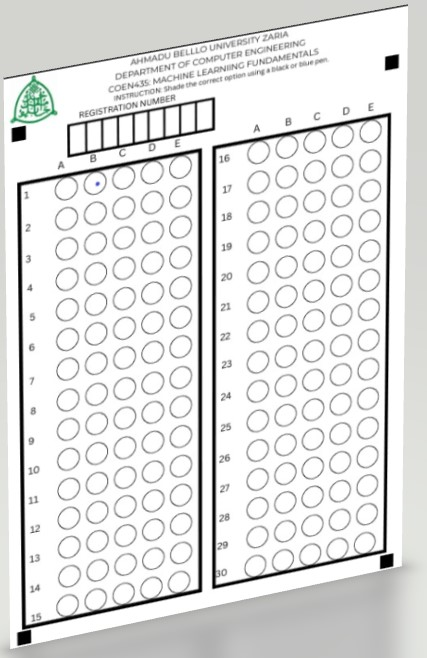
#> input picture Test_images/rotate.jpg, 427 x 658 px, found by its file name
$ python markers.py
#> lines starting #> are read from the running program, lines starting #| are printed output that depends on the picture; after the words box and inside, x2 and y2 are one past the last pixel; in counts of white or black regions, pixels touching at a corner belong together
import cv2
import numpy as np

# === CONFIG ===
INPUT_IMAGE = 'Test_images/rotate.jpg'     # replace with your actual image
OUTPUT_IMAGE = 'aligned_sheet.jpg'
DEBUG_THRESH = 'debug_thresh.jpg'
DEBUG_CONTOURS = 'debug_contours.jpg'
WARP_WIDTH, WARP_HEIGHT = 1000, 1400        # based on your template size

def detect_markers(image):
    gray = cv2.cvtColor(image, cv2.COLOR_BGR2GRAY)
    _, thresh = cv2.threshold(gray, 50, 255, cv2.THRESH_BINARY_INV)

    # Save threshold image for inspection
    cv2.imwrite(DEBUG_THRESH, thresh)
    print(f"🧪 Saved binary threshold image: {DEBUG_THRESH}")

    contours, _ = cv2.findContours(thresh, cv2.RETR_EXTERNAL, cv2.CHAIN_APPROX_SIMPLE)

    marker_candidates = []
    for cnt in contours:
        approx = cv2.approxPolyDP(cnt, 0.02 * cv2.arcLength(cnt, True), True)
        if len(approx) == 4:
            x, y, w, h = cv2.boundingRect(approx)
            area = w * h
            aspect = w / h
            # RELAXED FILTER for testing
            if 10 < w < 200 and 10 < h < 200 and 0.7 < aspect < 1.3:
                marker_candidates.append((x + w // 2, y + h // 2))  # center

    # Debug: draw contours
    debug_img = image.copy()
    for pt in marker_candidates:
        cv2.circle(debug_img, (int(pt[0]), int(pt[1])), 10, (0, 0, 255), -1)
    cv2.imwrite(DEBUG_CONTOURS, debug_img)
    print(f"🧪 Saved debug contour visualization: {DEBUG_CONTOURS}")

    if len(marker_candidates) != 4:
        raise Exception(f"Expected 4 markers, but found {len(marker_candidates)}")

    return np.array(sorted(marker_candidates, key=lambda pt: pt[1]))  # sort by y

def order_points(pts):
    """Order: TL, TR, BL, BR"""
    pts = sorted(pts, key=lambda p: (p[1], p[0]))
    top_pts = sorted(pts[:2], key=lambda p: p[0])
    bottom_pts = sorted(pts[2:], key=lambda p: p[0])
    return np.array([top_pts[0], top_pts[1], bottom_pts[0], bottom_pts[1]], dtype="float32")

def warp_image(image, src_pts, size=(1000, 1400)):
    dst_pts = np.array([
        [0, 0],
        [size[0]-1, 0],
        [0, size[1]-1],
        [size[0]-1, size[1]-1]
    ], dtype="float32")
    matrix = cv2.getPerspectiveTransform(src_pts, dst_pts)
    warped = cv2.warpPerspective(image, matrix, size)
    return warped

# === RUN ===
image = cv2.imread(INPUT_IMAGE)
#> image is the input picture: shape (658, 427, 3); mean B, G, R 225.5, 226.3, 225.8
try:
    markers = detect_markers(image)
#> in detect_markers, `_, thresh = cv2.threshold(gray, 50, 255, cv2.THRESH_BINARY_INV)`:
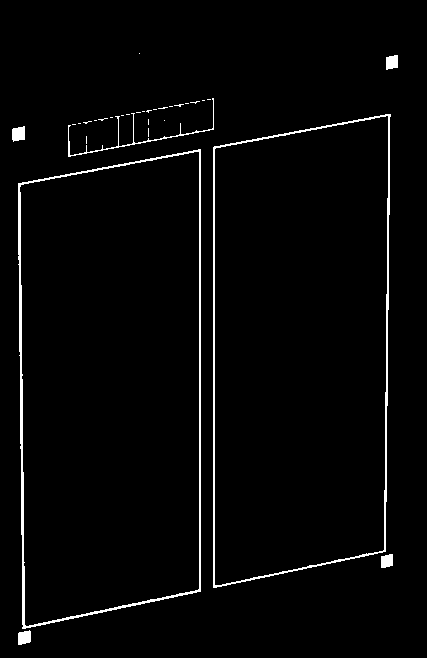
#> thresh: shape (658, 427); 2.4% white in thin lines or dots, all inside (x1, y1, x2, y2) = (12, 53, 398, 645)
#> in detect_markers, `contours, _ = cv2.findContours(thresh, cv2.RETR_EXTERNAL, cv2.CHAIN_AP..`: contours = 31 contours, 24 with area under 20; largest, box (x1, y1, x2, y2) and area: (18, 149, 201, 629) 79856, (213, 114, 391, 588) 76424, (12, 126, 25, 142) 146, (18, 630, 31, 645) 138, (386, 55, 398, 70) 130, (381, 554, 393, 568) 123, (68, 98, 214, 157) 111
#> the loop in detect_markers, `for cnt in contours:` made 31 passes
#> (approx, x, y, w, h, area, aspect) on passes 1, 2, 3, 6, 16, 30: ([[29, 630], [18, 633], [18, 644], [30, 641]], 18, 630, 13, 15, 195, 0.867), ([[392, 554], [381, 556], [381, 567], [392, 565]], 381, 554, 12, 14, 168, 0.857), ([[200, 149], [18, 183], [22, 628], [200, 591]], 18, 149, 183, 480, 87840, 0.381), ([[24, 126], [12, 129], [13, 141], [24, 139]], 12, 126, 13, 16, 208, 0.812), ([[390, 114], [213, 147], [213, 587], [385, 551]], 213, 114, 178, 474, 84372, 0.376), ([[397, 55], [386, 57], [386, 69], [397, 67]], 386, 55, 12, 15, 180, 0.8)
#> approx on passes 4, 5, 7, 8, 10, 11: [[86, 136], [86, 143]], [[148, 128], [148, 136]], [[72, 124], [75, 124]], [[78, 123], [80, 123]], [[164, 120]], [[94, 120], [96, 120]]
#> after the loop in detect_markers, `for cnt in contours:`: marker_candidates = [(24, 637), (387, 561), (18, 134), (392, 62)]
#> the loop in detect_markers, `for pt in marker_candidates:` made 4 passes
#> after the loop in detect_markers, `for pt in marker_candidates:`:
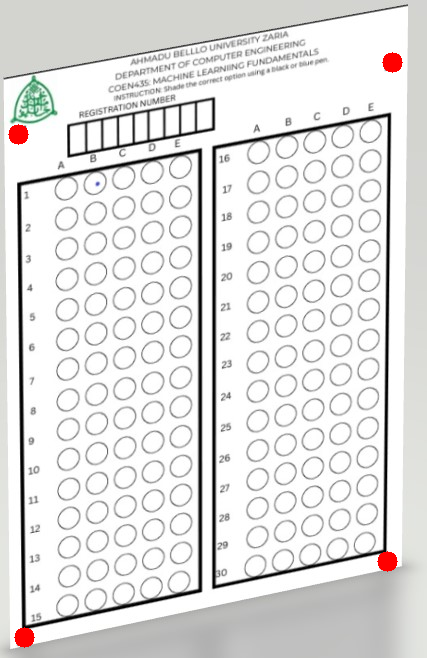
#> debug_img: shape (658, 427, 3); 0.45% of pixels changed, all inside (x1, y1, x2, y2) = (8, 52, 403, 648)
#> markers = [[392, 62], [18, 134], [387, 561], [24, 637]]
    ordered_markers = order_points(markers)
#> in order_points, `top_pts = sorted(pts[:2], key=lambda p: p[0])`: top_pts = [[18, 134], [392, 62]]
#> in order_points, `bottom_pts = sorted(pts[2:], key=lambda p: p[0])`: bottom_pts = [[24, 637], [387, 561]]
#> ordered_markers = [[18, 134], [392, 62], [24, 637], [387, 561]]
    aligned = warp_image(image, ordered_markers, size=(WARP_WIDTH, WARP_HEIGHT))
#> in warp_image, `matrix = cv2.getPerspectiveTransform(src_pts, dst_pts)`: matrix = [[2.61, -0.0311, -42.8], [0.514, 2.67, -367], [-4.43e-05, -5.78e-05, 1]]
#> in warp_image, `warped = cv2.warpPerspective(image, matrix, size)`:
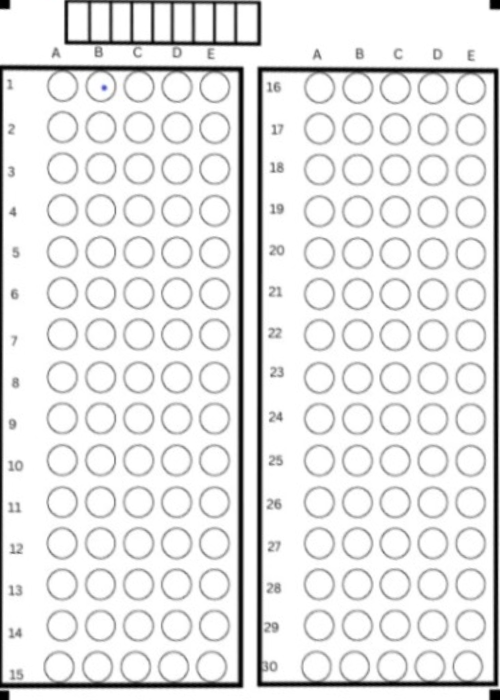
#> warped: shape (1400, 1000, 3) (shown at 1/2 size); mean B, G, R 231, 231, 231
    cv2.imwrite(OUTPUT_IMAGE, aligned)
    print(f"✅ Aligned sheet saved as {OUTPUT_IMAGE}")
except Exception as e:
    print("❌ Error:", e)
